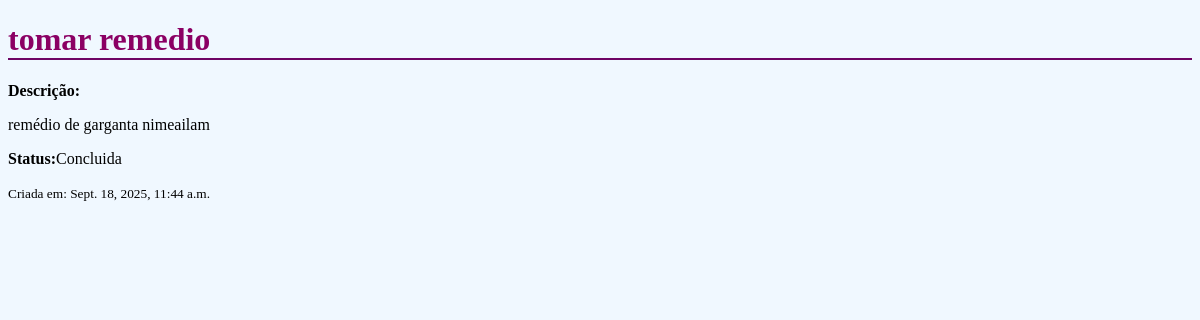
Page /tarefas/1/ on the committed database.
### tarefas/models.py (models this page shows, shortened)
class Tarefa(models.Model):
    titulo = models.CharField(max_length=200)
    descricao = models.TextField(blank=True, null=True)
    data_criacao = models.DateTimeField(auto_now_add=True)
    concluida = models.BooleanField(default=False)

### tarefas/views.py (the view)
# urls.py: path('<int:tarefa_id>/' , views.detalhe_tarefa ,name= "detalhe_tarefa") ,
def detalhe_tarefa (request , tarefa_id):
    tarefa = get_object_or_404(Tarefa , pk= tarefa_id)
    return render(request, 'tarefas/detalhe.html' , {'tarefa' : tarefa})

### tarefas/templates/tarefas/detalhe.html (shortened to what this page needs)
<!DOCTYPE html>
<html lang="pt-br">
<head>
    {% load static %}
    <link rel="stylesheet" href="{% static 'detalhe/detalhe.css' %}">
</head>
<body>
    <h1>{{ tarefa.titulo }}</h1>
    <p><strong>Descrição:</strong>{{ tarefa.descricao|linebreaks}}</p>
    <p><strong>Status:</strong>{% if tarefa.concluida %}Concluida{% else %} Pedente{% endif %}</p>
    <small>Criada em: {{tarefa.data_criacao}}</small>
</body>
</html>

### tarefas/static/detalhe/detalhe.css (style rules this page uses)
body { background-color: #f0f8ff; }
h1 { color: rgb(139, 0, 100); border-bottom: 2px solid rgb(110, 4, 100); }

### rows in the picture
Tarefa: titulo "tomar remedio", descricao "remédio de garganta nimeailam", data_criacao "Sept. 18, 2025, 11:44 a.m."
